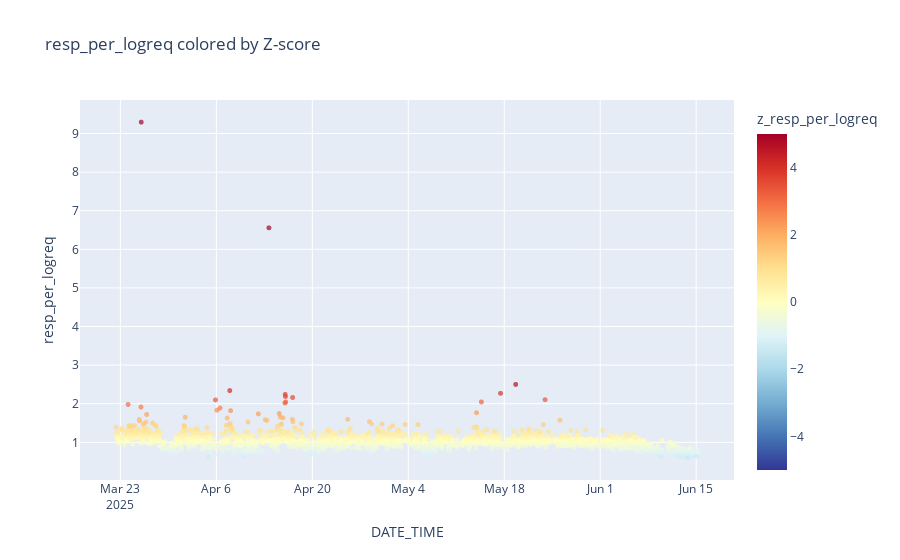

Notebook source saved alongside this figure:
### Markdown cell above
## Visualize data and identify anomalies by setting a fixed threshold

Assuming we normalized the VOLUME column by taking it logarithmically, and created a new feature that relies on the relationship between VOLUME and resp . We use the zscore calculation to highlight the points outside the chosen threshold, each such point is a potential anomaly.

### Code cell
color_range = [-5, 5]

fig = px.scatter(
    df.reset_index(),
    x='DATE_TIME',
    y='resp_per_logreq',
    color='z_resp_per_logreq',
    color_continuous_scale='RdYlBu_r',
    range_color=color_range,           
    title='resp_per_logreq colored by Z-score'
)
fig.update_traces(marker=dict(size=5, opacity=0.7))
fig.show()

### Figure 1 — Plotly figure (JSON) as saved in the notebook; plotly's stock layout.template omitted (floating-point values rounded to 4 significant figures; data arrays with more than 128 entries replaced by an {"elided": "..."} marker saying what was removed)
{"data": [{"hovertemplate": "DATE_TIME=%{x}<br>resp_per_logreq=%{y}<br>z_resp_per_logreq=%{marker.color}<extra></extra>", "legendgroup": "", "marker": {"color": {"elided": "1706 float values"}, "coloraxis": "coloraxis", "opacity": 0.7, "size": 5, "symbol": "circle"}, "mode": "markers", "name": "", "showlegend": false, "type": "scattergl", "x": {"elided": "1706 str values"}, "xaxis": "x", "y": {"elided": "1706 float values"}, "yaxis": "y"}], "layout": {"coloraxis": {"cmax": 5, "cmin": -5, "colorbar": {"title": {"text": "z_resp_per_logreq"}}, "colorscale": [[0, "rgb(49,54,149)"], [0.1, "rgb(69,117,180)"], [0.2, "rgb(116,173,209)"], [0.3, "rgb(171,217,233)"], [0.4, "rgb(224,243,248)"], [0.5, "rgb(255,255,191)"], [0.6, "rgb(254,224,144)"], [0.7, "rgb(253,174,97)"], [0.8, "rgb(244,109,67)"], [0.9, "rgb(215,48,39)"], [1, "rgb(165,0,38)"]]}, "legend": {"tracegroupgap": 0}, "title": {"text": "resp_per_logreq colored by Z-score"}, "xaxis": {"anchor": "y", "domain": [0, 1], "title": {"text": "DATE_TIME"}}, "yaxis": {"anchor": "x", "domain": [0, 1], "title": {"text": "resp_per_logreq"}}}}
